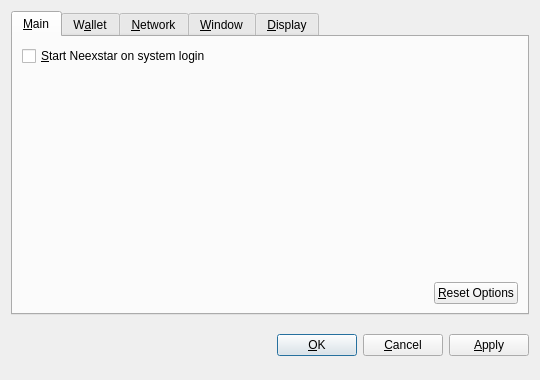
<?xml version="1.0" encoding="UTF-8"?>
<ui version="4.0">
 <class>OptionsDialog</class>
 <widget class="QDialog" name="OptionsDialog">
  <property name="geometry">
   <rect>
    <x>0</x>
    <y>0</y>
    <width>540</width>
    <height>380</height>
   </rect>
  </property>
  <property name="windowTitle">
   <string>Options</string>
  </property>
  <property name="modal">
   <bool>true</bool>
  </property>
  <layout class="QVBoxLayout" name="verticalLayout">
   <item>
    <widget class="QTabWidget" name="tabWidget">
     <property name="tabPosition">
      <enum>QTabWidget::North</enum>
     </property>
     <property name="currentIndex">
      <number>0</number>
     </property>
     <widget class="QWidget" name="tabMain">
      <attribute name="title">
       <string>&amp;Main</string>
      </attribute>
      <layout class="QVBoxLayout" name="verticalLayout_Main">
       <item>
        <widget class="QCheckBox" name="bitcoinAtStartup">
         <property name="toolTip">
          <string>Automatically start Neexstar after logging in to the system.</string>
         </property>
         <property name="text">
          <string>&amp;Start Neexstar on system login</string>
         </property>
        </widget>
       </item>
       <item>
        <spacer name="verticalSpacer_Main">
         <property name="orientation">
          <enum>Qt::Vertical</enum>
         </property>
         <property name="sizeHint" stdset="0">
          <size>
           <width>20</width>
           <height>40</height>
          </size>
         </property>
        </spacer>
       </item>
       <item>
        <layout class="QHBoxLayout" name="horizontalLayout_2_Main">
         <item>
          <spacer name="horizontalSpacer_2_Main">
           <property name="orientation">
            <enum>Qt::Horizontal</enum>
           </property>
           <property name="sizeHint" stdset="0">
            <size>
             <width>40</width>
             <height>20</height>
            </size>
           </property>
          </spacer>
         </item>
         <item>
          <widget class="QPushButton" name="resetButton">
           <property name="toolTip">
            <string>Reset all client options to default.</string>
           </property>
           <property name="text">
            <string>&amp;Reset Options</string>
           </property>
           <property name="autoDefault">
            <bool>false</bool>
           </property>
          </widget>
         </item>
        </layout>
       </item>
      </layout>
     </widget>
     <widget class="QWidget" name="tabWallet">
      <attribute name="title">
       <string>W&amp;allet</string>
      </attribute>
      <layout class="QVBoxLayout" name="verticalLayout_Network">
       <item>
        <widget class="QLabel" name="transactionFeeInfoLabel">
         <property name="text">
          <string>Optional transaction fee per kB that helps make sure your transactions are processed quickly. Most transactions are 1 kB.</string>
         </property>
         <property name="textFormat">
          <enum>Qt::PlainText</enum>
         </property>
         <property name="wordWrap">
          <bool>true</bool>
         </property>
        </widget>
       </item>
       <item>
        <layout class="QHBoxLayout" name="horizontalLayout_1_Main">
         <item>
          <widget class="QLabel" name="transactionFeeLabel">
           <property name="text">
            <string>Pay transaction &amp;fee</string>
           </property>
           <property name="textFormat">
            <enum>Qt::PlainText</enum>
           </property>
           <property name="buddy">
            <cstring>transactionFee</cstring>
           </property>
          </widget>
         </item>
         <item>
          <widget class="BitcoinAmountField" name="transactionFee"/>
         </item>
         <item>
          <spacer name="horizontalSpacer_1_Main">
           <property name="orientation">
            <enum>Qt::Horizontal</enum>
           </property>
           <property name="sizeHint" stdset="0">
            <size>
             <width>40</width>
             <height>20</height>
            </size>
           </property>
          </spacer>
         </item>
        </layout>
       </item>
       <item>
        <widget class="QLabel" name="label">
         <property name="text">
          <string>If you disable the spending of unconfirmed change, the change from a transaction cannot be used until that transaction has at least one confirmation. This also affects how your balance is computed.</string>
         </property>
         <property name="wordWrap">
          <bool>true</bool>
         </property>
        </widget>
       </item>
       <item>
        <widget class="QCheckBox" name="spendZeroConfChange">
         <property name="text">
          <string>Spend unconfirmed change  (experts only)</string>
         </property>
        </widget>
       </item>
       <item>
        <spacer name="verticalSpacer">
         <property name="orientation">
          <enum>Qt::Vertical</enum>
         </property>
         <property name="sizeHint" stdset="0">
          <size>
           <width>20</width>
           <height>40</height>
          </size>
         </property>
        </spacer>
       </item>
      </layout>
     </widget>
     <widget class="QWidget" name="tabNetwork">
      <attribute name="title">
       <string>&amp;Network</string>
      </attribute>
      <layout class="QVBoxLayout" name="verticalLayout_Network">
       <item>
        <widget class="QCheckBox" name="mapPortUpnp">
         <property name="toolTip">
          <string>Automatically open the Neexstar client port on the router. This only works when your router supports UPnP and it is enabled.</string>
         </property>
         <property name="text">
          <string>Map port using &amp;UPnP</string>
         </property>
        </widget>
       </item>
       <item>
        <widget class="QCheckBox" name="connectSocks">
         <property name="toolTip">
          <string>Connect to the Neexstar network through a SOCKS proxy (e.g. when connecting through Tor).</string>
         </property>
         <property name="text">
          <string>&amp;Connect through SOCKS proxy:</string>
         </property>
        </widget>
       </item>
       <item>
        <layout class="QHBoxLayout" name="horizontalLayout_Network">
         <item>
          <widget class="QLabel" name="proxyIpLabel">
           <property name="text">
            <string>Proxy &amp;IP:</string>
           </property>
           <property name="textFormat">
            <enum>Qt::PlainText</enum>
           </property>
           <property name="buddy">
            <cstring>proxyIp</cstring>
           </property>
          </widget>
         </item>
         <item>
          <widget class="QValidatedLineEdit" name="proxyIp">
           <property name="maximumSize">
            <size>
             <width>140</width>
             <height>16777215</height>
            </size>
           </property>
           <property name="toolTip">
            <string>IP address of the proxy (e.g. 127.0.0.1)</string>
           </property>
          </widget>
         </item>
         <item>
          <widget class="QLabel" name="proxyPortLabel">
           <property name="text">
            <string>&amp;Port:</string>
           </property>
           <property name="textFormat">
            <enum>Qt::PlainText</enum>
           </property>
           <property name="buddy">
            <cstring>proxyPort</cstring>
           </property>
          </widget>
         </item>
         <item>
          <widget class="QLineEdit" name="proxyPort">
           <property name="maximumSize">
            <size>
             <width>55</width>
             <height>16777215</height>
            </size>
           </property>
           <property name="toolTip">
            <string>Port of the proxy (e.g. 9050)</string>
           </property>
          </widget>
         </item>
         <item>
          <widget class="QLabel" name="socksVersionLabel">
           <property name="text">
            <string>SOCKS &amp;Version:</string>
           </property>
           <property name="textFormat">
            <enum>Qt::PlainText</enum>
           </property>
           <property name="buddy">
            <cstring>socksVersion</cstring>
           </property>
          </widget>
         </item>
         <item>
          <widget class="QValueComboBox" name="socksVersion">
           <property name="toolTip">
            <string>SOCKS version of the proxy (e.g. 5)</string>
           </property>
          </widget>
         </item>
         <item>
          <spacer name="horizontalSpacer_Network">
           <property name="orientation">
            <enum>Qt::Horizontal</enum>
           </property>
           <property name="sizeHint" stdset="0">
            <size>
             <width>40</width>
             <height>20</height>
            </size>
           </property>
          </spacer>
         </item>
        </layout>
       </item>
       <item>
        <spacer name="verticalSpacer_Network">
         <property name="orientation">
          <enum>Qt::Vertical</enum>
         </property>
         <property name="sizeHint" stdset="0">
          <size>
           <width>20</width>
           <height>40</height>
          </size>
         </property>
        </spacer>
       </item>
      </layout>
     </widget>
     <widget class="QWidget" name="tabWindow">
      <attribute name="title">
       <string>&amp;Window</string>
      </attribute>
      <layout class="QVBoxLayout" name="verticalLayout_Window">
       <item>
        <widget class="QCheckBox" name="minimizeToTray">
         <property name="toolTip">
          <string>Show only a tray icon after minimizing the window.</string>
         </property>
         <property name="text">
          <string>&amp;Minimize to the tray instead of the taskbar</string>
         </property>
        </widget>
       </item>
       <item>
        <widget class="QCheckBox" name="minimizeOnClose">
         <property name="toolTip">
          <string>Minimize instead of exit the application when the window is closed. When this option is enabled, the application will be closed only after selecting Quit in the menu.</string>
         </property>
         <property name="text">
          <string>M&amp;inimize on close</string>
         </property>
        </widget>
       </item>
       <item>
        <spacer name="verticalSpacer_Window">
         <property name="orientation">
          <enum>Qt::Vertical</enum>
         </property>
         <property name="sizeHint" stdset="0">
          <size>
           <width>20</width>
           <height>40</height>
          </size>
         </property>
        </spacer>
       </item>
      </layout>
     </widget>
     <widget class="QWidget" name="tabDisplay">
      <attribute name="title">
       <string>&amp;Display</string>
      </attribute>
      <layout class="QVBoxLayout" name="verticalLayout_Display">
       <item>
        <layout class="QHBoxLayout" name="horizontalLayout_1_Display">
         <item>
          <widget class="QLabel" name="langLabel">
           <property name="text">
            <string>User Interface &amp;language:</string>
           </property>
           <property name="textFormat">
            <enum>Qt::PlainText</enum>
           </property>
           <property name="buddy">
            <cstring>lang</cstring>
           </property>
          </widget>
         </item>
         <item>
          <widget class="QValueComboBox" name="lang">
           <property name="toolTip">
            <string>The user interface language can be set here. This setting will take effect after restarting Neexstar.</string>
           </property>
          </widget>
         </item>
        </layout>
       </item>
       <item>
        <layout class="QHBoxLayout" name="horizontalLayout_2_Display">
         <item>
          <widget class="QLabel" name="unitLabel">
           <property name="text">
            <string>&amp;Unit to show amounts in:</string>
           </property>
           <property name="textFormat">
            <enum>Qt::PlainText</enum>
           </property>
           <property name="buddy">
            <cstring>unit</cstring>
           </property>
          </widget>
         </item>
         <item>
          <widget class="QValueComboBox" name="unit">
           <property name="toolTip">
            <string>Choose the default subdivision unit to show in the interface and when sending coins.</string>
           </property>
          </widget>
         </item>
        </layout>
       </item>
       <item>
        <widget class="QCheckBox" name="displayAddresses">
         <property name="toolTip">
          <string>Whether to show Neexstar addresses in the transaction list or not.</string>
         </property>
         <property name="text">
          <string>&amp;Display addresses in transaction list</string>
         </property>
        </widget>
       </item>
       <item>
        <widget class="QCheckBox" name="coinControlFeatures">
         <property name="toolTip">
          <string>Whether to show coin control features or not.</string>
         </property>
         <property name="text">
          <string>Display coin &amp;control features (experts only!)</string>
         </property>
        </widget>
       </item>
       <item>
        <spacer name="verticalSpacer_Display">
         <property name="orientation">
          <enum>Qt::Vertical</enum>
         </property>
         <property name="sizeHint" stdset="0">
          <size>
           <width>20</width>
           <height>40</height>
          </size>
         </property>
        </spacer>
       </item>
      </layout>
     </widget>
    </widget>
   </item>
   <item>
    <layout class="QHBoxLayout" name="horizontalLayout_Buttons">
     <item>
      <spacer name="horizontalSpacer_1">
       <property name="orientation">
        <enum>Qt::Horizontal</enum>
       </property>
       <property name="sizeHint" stdset="0">
        <size>
         <width>40</width>
         <height>48</height>
        </size>
       </property>
      </spacer>
     </item>
     <item>
      <widget class="QLabel" name="statusLabel">
       <property name="font">
        <font>
         <weight>75</weight>
         <bold>true</bold>
        </font>
       </property>
       <property name="text">
        <string/>
       </property>
       <property name="textFormat">
        <enum>Qt::PlainText</enum>
       </property>
       <property name="wordWrap">
        <bool>true</bool>
       </property>
      </widget>
     </item>
     <item>
      <spacer name="horizontalSpacer_2">
       <property name="orientation">
        <enum>Qt::Horizontal</enum>
       </property>
       <property name="sizeHint" stdset="0">
        <size>
         <width>40</width>
         <height>48</height>
        </size>
       </property>
      </spacer>
     </item>
     <item>
      <widget class="QPushButton" name="okButton">
       <property name="text">
        <string>&amp;OK</string>
       </property>
      </widget>
     </item>
     <item>
      <widget class="QPushButton" name="cancelButton">
       <property name="text">
        <string>&amp;Cancel</string>
       </property>
       <property name="autoDefault">
        <bool>false</bool>
       </property>
      </widget>
     </item>
     <item>
      <widget class="QPushButton" name="applyButton">
       <property name="text">
        <string>&amp;Apply</string>
       </property>
       <property name="autoDefault">
        <bool>false</bool>
       </property>
      </widget>
     </item>
    </layout>
   </item>
  </layout>
 </widget>
 <customwidgets>
  <customwidget>
   <class>BitcoinAmountField</class>
   <extends>QSpinBox</extends>
   <header>bitcoinamountfield.h</header>
  </customwidget>
  <customwidget>
   <class>QValueComboBox</class>
   <extends>QComboBox</extends>
   <header>qvaluecombobox.h</header>
  </customwidget>
  <customwidget>
   <class>QValidatedLineEdit</class>
   <extends>QLineEdit</extends>
   <header>qvalidatedlineedit.h</header>
  </customwidget>
 </customwidgets>
 <resources/>
 <connections/>
</ui>
